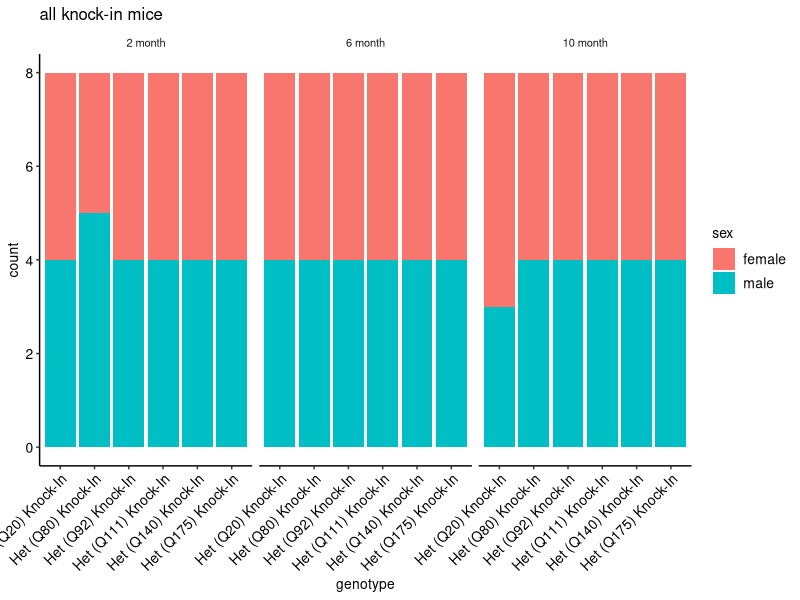
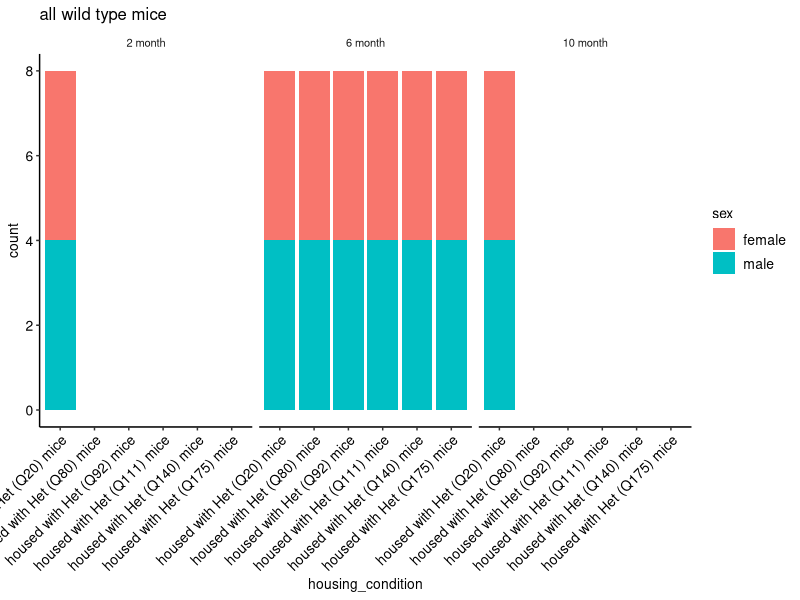

Recreate these plots in R, in order.

#' ---
#' title: "HD mice cohort - describe cohort"
#' author: "Marieke Vromman"
#' output: 
#'    html_document:
#'       toc: TRUE
#'       toc_float: TRUE
#'       theme: paper
#'       df_print: paged
#'       highlight: tango
#' ---
#' 

#' # File set-up

#' ## Set working directory to current directory
if (rstudioapi::isAvailable()) {
  setwd(dirname(rstudioapi::getActiveDocumentContext()$path))
}

#' ## Load standard libraries and resolves conflicts
library(tidyverse)
library(conflicted)
conflict_prefer("filter", "dplyr")
conflict_prefer("select", "dplyr")
conflict_prefer("slice", "dplyr")
conflict_prefer("rename", "dplyr")
conflict_prefer('intersect', 'dplyr')

#' ## Set figure theme
mytheme = theme_bw(base_size = 10) + 
  theme(text = element_text(size=10, colour='black'),
        title = element_text(size=10, colour='black'),
        line = element_line(linewidth=0.5),
        axis.title = element_text(size=10, colour='black'),
        axis.text = element_text(size=10, colour='black'),
        axis.line = element_line(colour = "black"),
        axis.ticks = element_line(linewidth=0.5),
        strip.background = element_blank(),
        strip.text.y = element_blank(),
        panel.grid = element_blank(),
        panel.border = element_blank(),
        legend.text=element_text(size=10)) 

mytheme_discrete_x = mytheme + 
  theme(axis.text.x = element_text(angle = 45, hjust = 1, vjust = 1))

#' ## Read data
anno = read_tsv('../01_data/metadata.tsv')

anno %>%
  count(housing_condition)
  
anno %>% 
  select(BioSample, Age, genotype, housing_condition, sex) %>%
  group_by(Age, genotype, housing_condition, sex) %>%
  tally()

anno$Age = factor(anno$Age, levels = c('2 month', '6 month', '10 month'))
anno$genotype = factor(anno$genotype, levels = c('Het (Q20) Knock-In', 
                                                 'Het (Q80) Knock-In', 
                                                 'Het (Q92) Knock-In', 
                                                 'Het (Q111) Knock-In', 
                                                 'Het (Q140) Knock-In',
                                                 'Het (Q175) Knock-In',
                                                 'Wild Type'))

anno$housing_condition = factor(anno$housing_condition, levels = c('housed with Het (Q20) mice', 
                                                                   'housed with Het (Q80) mice', 
                                                                   'housed with Het (Q92) mice', 
                                                                   'housed with Het (Q111) mice', 
                                                                   'housed with Het (Q140) mice',
                                                                   'housed with Het (Q175) mice'))

anno %>% 
  filter(!genotype == 'Wild Type') %>%
  select(BioSample, Age, genotype, housing_condition, sex) %>% 
  ggplot(aes(genotype, fill = sex)) +
  geom_bar() +
  facet_wrap(~Age) +
  mytheme_discrete_x +
  ggtitle('all knock-in mice')

anno %>% 
  filter(genotype == 'Wild Type') %>%
  select(BioSample, Age, genotype, housing_condition, sex) %>% 
  ggplot(aes(housing_condition, fill = sex)) +
  geom_bar() +
  facet_wrap(~Age) +
  mytheme_discrete_x +
  ggtitle('all wild type mice')

anno
